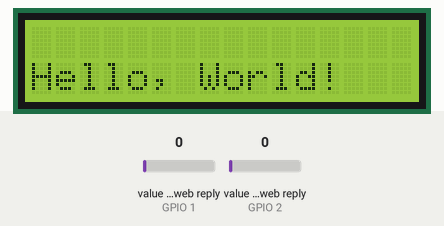
A sketch run on a simulated ESP8266 (NodeMCU). Parts: 16×2 character LCD. The test bench sets the inputs (shaded band); at power-on: value in the web reply (sensors on GPIO 1, GPIO 2) 0. WiFi joins after 1.5 s; servers stay silent unless stated; web services answer with replies made up by the test bench; what the sketch prints to the serial monitor is not drawn.

Above: at 1.2 s.
1.3 s: value in the web reply (sensor on GPIO 1) set to 2
At 10.6 s:
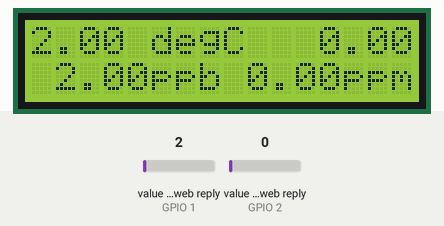
18.9 s: value in the web reply (sensor on GPIO 2) set to 25
At 20.3 s:
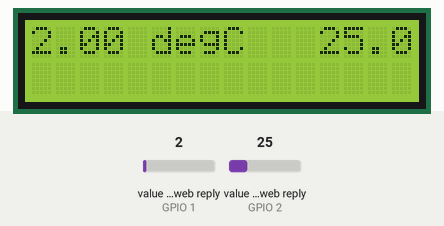
24.1 s: value in the web reply (sensor on GPIO 1) set to 25
At 31.4 s:
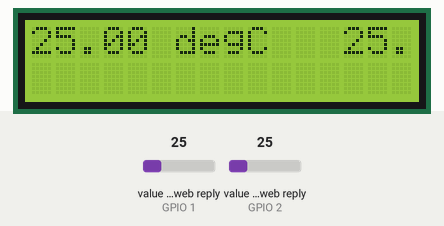
33.6 s: value in the web reply (sensor on GPIO 1) set to 50
At 42.3 s:
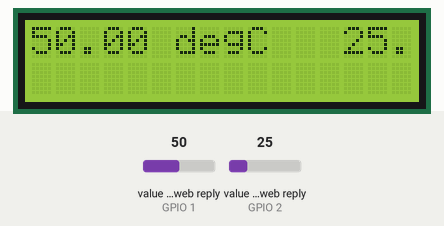
43.3 s: value in the web reply (sensor on GPIO 2) set to 50
At 45.6 s:
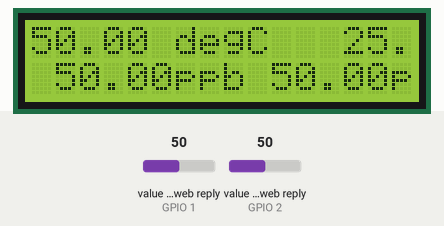
Timing chart, 0 to 47.1 s (numbered marks = the images above; inputs shaded):
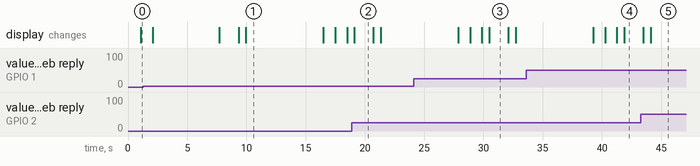

The sketch:

lcdthingspeak.ino
```cpp
/*********
  Rui Santos
  Complete project details at https://randomnerdtutorials.com
*********/


#define SECRET_SSID "JioFi_20F8DDE"    // replace MySSID with your WiFi network name
#define SECRET_PASS "j6nwnxj92h"  // replace MyPassword with your WiFi password

#define SECRET_CH_ID_WEATHER_STATION 948389             //MathWorks weather station

#define SECRET_CH_ID_COUNTER 948389          //Test channel for counting
#define SECRET_READ_APIKEY_COUNTER "BKSS9VUTQKU3Z3EQ" //API Key for Test


#include <LiquidCrystal_I2C.h>

// set the LCD number of columns and rows
int lcdColumns = 16;
int lcdRows = 2;


#include "ThingSpeak.h"

#include <ESP8266WiFi.h>

char ssid[] = SECRET_SSID;   // your network SSID (name)
char pass[] = SECRET_PASS;   // your network password
int keyIndex = 0;            // your network key Index number (needed only for WEP)
WiFiClient  client;

// Weather station channel details
unsigned long dhtChannelNumber = 948389;
unsigned int temperatureFieldNumber = 1;
unsigned int humFieldNumber = 2;

// Counting channel details
unsigned long grChannelNumber = 948389;
unsigned int tvocFieldNumber = 1;
unsigned int ecoFieldNumber = 2;

 unsigned long counterChannelNumber = 948389;
unsigned int p25FieldNumber = 1;
unsigned int p10FieldNumber = 2;


// set LCD address, number of columns and rows
// if you don't know your display address, run an I2C scanner sketch
LiquidCrystal_I2C lcd(0x27, lcdColumns, lcdRows);

void setup(){
  // initialize LCD
  lcd.init();
  // turn on LCD backlight
  lcd.backlight();
  Serial.begin(115200);  // Initialize serial

  WiFi.mode(WIFI_STA);
  ThingSpeak.begin(client);  // Initialize ThingSpeak
}

void loop(){


   String c = "hello world";
  // set cursor to first column, first row
  lcd.setCursor(0, 0);
  // print message
  lcd.print(c);
  Serial.println("lol");
  delay(1000);
  // clears the display to print new message
  lcd.clear();
  // set cursor to first column, second row
  lcd.setCursor(0,1);
  lcd.print("Hello, World!");
  delay(1000);
  lcd.clear();


  lcd.clear();
  int statusCode = 0;

  // Connect or reconnect to WiFi
  if(WiFi.status() != WL_CONNECTED){
    Serial.print("Attempting to connect to SSID: ");
    Serial.println(SECRET_SSID);
    while(WiFi.status() != WL_CONNECTED){
      WiFi.begin(ssid, pass); // Connect to WPA/WPA2 network. Change this line if using open or WEP network
      Serial.print(".");
      delay(5000);
    }
    Serial.println("\nConnected");
  }

  // Read in field 4 of the public channel recording the temperature
  float temperatureInF = ThingSpeak.readFloatField(dhtChannelNumber, temperatureFieldNumber);
  float hum = ThingSpeak.readFloatField(dhtChannelNumber, humFieldNumber);
  String tp="";
  tp+=String(temperatureInF);
  tp+= " degC   ";
  tp+=String(hum);
  tp+= "%";
  // Check the status of the read operation to see if it was successful
  statusCode = ThingSpeak.getLastReadStatus();
  if(statusCode == 200){
    Serial.println("Temperature at MathWorks HQ: " + String(temperatureInF) + " deg F");
  }
  else{
    Serial.println("Problem reading channel. HTTP error code " + String(statusCode));
  }


  //  String c = "hello world";
  // set cursor to first column, first row
  lcd.setCursor(0, 0);
  // print message
  lcd.print(tp);
  Serial.println("lol");
  delay(1000);

   // No need to read the temperature too often.

  String pm = "";
  // Read in field 1 of the private channel which is a counter
  float p25c = ThingSpeak.readFloatField(counterChannelNumber, p25FieldNumber);
  float count = ThingSpeak.readFloatField(counterChannelNumber, p10FieldNumber);
  pm+= String(p25c);
  pm+="    ";
  pm+= String(count);
   // Check the status of the read operation to see if it was successful
  statusCode = ThingSpeak.getLastReadStatus();
  if(statusCode == 200){
    Serial.println("Counter: " + String(count));
  }
  else{
    Serial.println("Problem reading channel. HTTP error code " + String(statusCode));
  }

  // clears the display to print new message
//  lcd.clear();
  // set cursor to first column, second row
  lcd.setCursor(0,1);
  lcd.print(pm);
//

  String tvoc = " ";
  // Read in field 1 of the private channel which is a counter
  float tvc = ThingSpeak.readFloatField(grChannelNumber, tvocFieldNumber);
  float eco2 = ThingSpeak.readFloatField(grChannelNumber, ecoFieldNumber);
  tvoc+= String(tvc);
  tvoc+="ppb ";
  tvoc+= String(eco2);
  tvoc+="ppm";
   // Check the status of the read operation to see if it was successful
  statusCode = ThingSpeak.getLastReadStatus();
  if(statusCode == 200){
    Serial.println("Counter: " + String(count));
  }
  else{
    Serial.println("Problem reading channel. HTTP error code " + String(statusCode));
  }

  // clears the display to print new message
//  lcd.clear();
  // set cursor to first column, second row
  lcd.setCursor(0,1);
  lcd.print(pm);
//
  lcd.setCursor(0,2);


  lcd.print(tvoc);

  delay(5000);


  delay(1500);
}
```

Measured:
- what the display in image 1 shows lasts 6.5 s, from 10.0 s to 16.5 s
- what the display in image 2 shows lasts 1.6 s, from 19.1 s to 20.7 s
